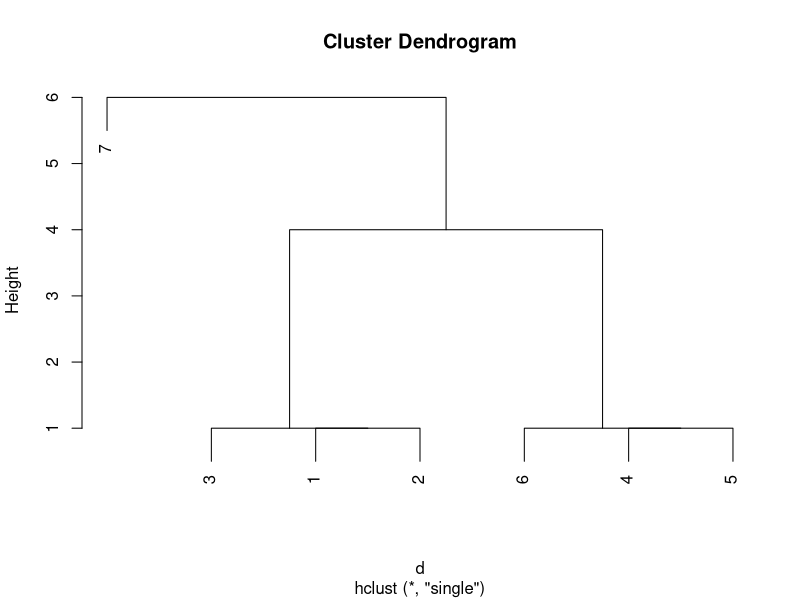
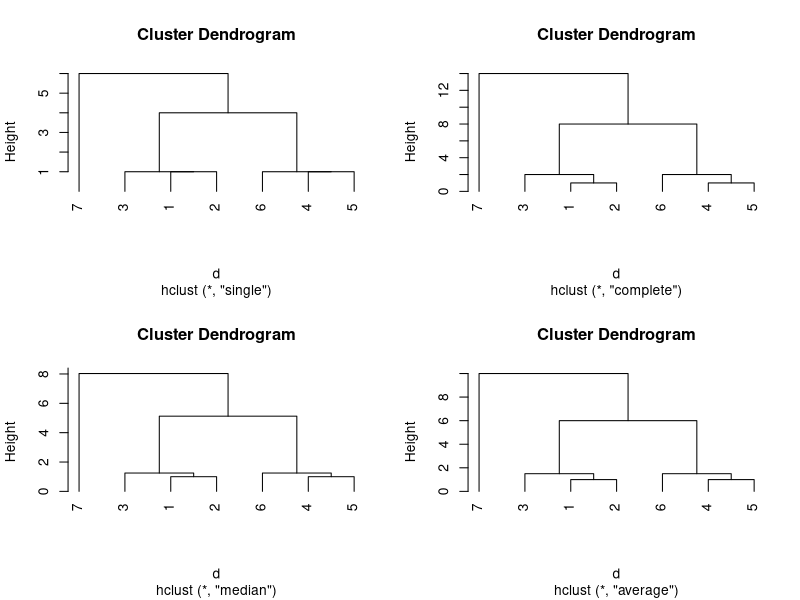

These charts were generated, in order, by the following R code:
x=c(1,2,3,7,8,9,15);dim(x)=c(7,1);d=dist(x)
hc1=hclust(d,"single");
hc2=hclust(d,"complete");
hc3=hclust(d,"median");
hc4=hclust(d,"average");
plot(hc1)
opar=par(mfrow=c(2,2))
plot(hc1,hang=-1);
plot(hc2,hang=-1);
plot(hc3,hang=-1);
plot(hc4,hang=-1);
par(opar)